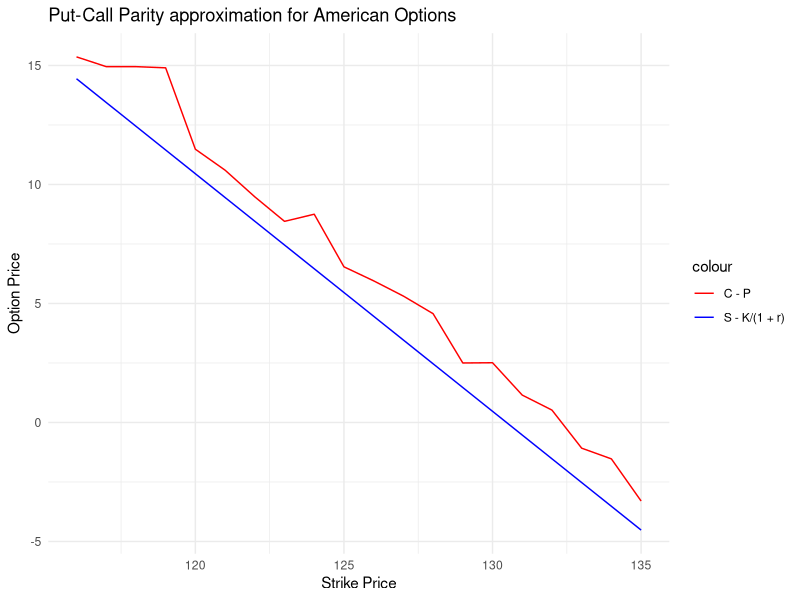
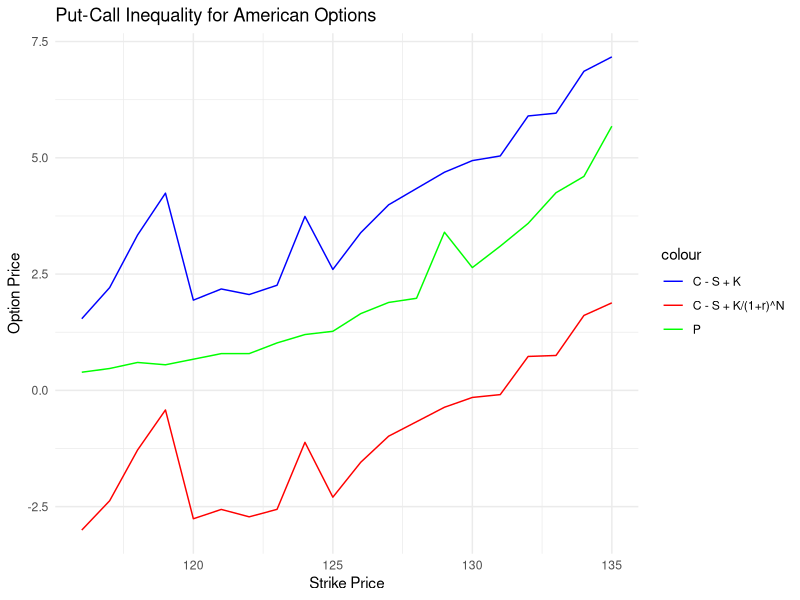
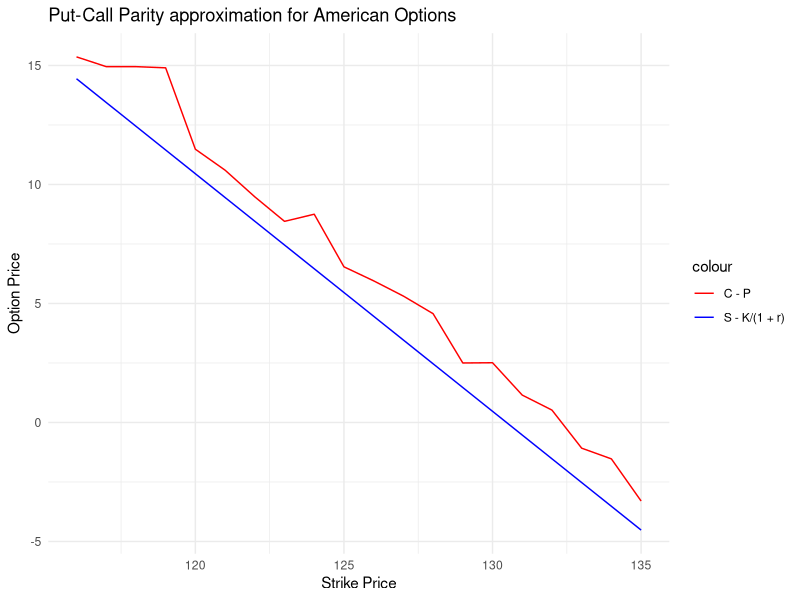
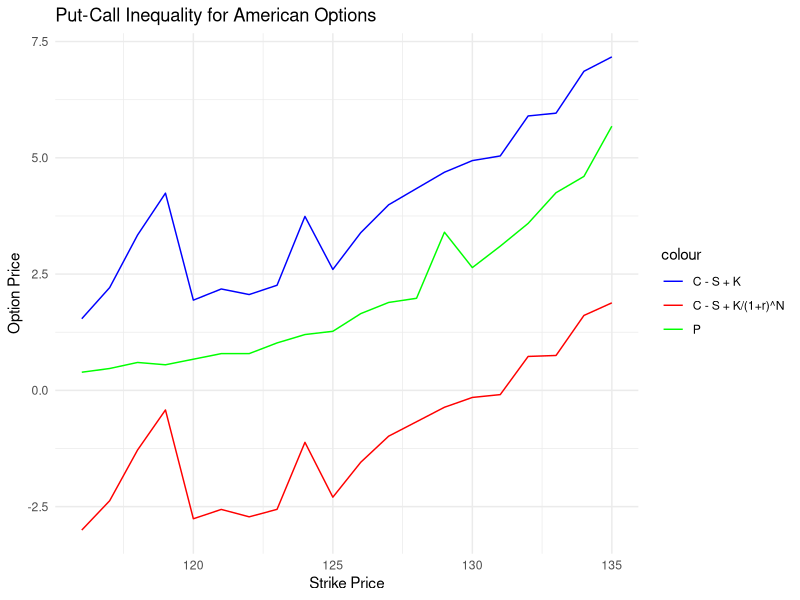

The R source for these figures, in order:
library(quantmod)
library(ggplot2)

# Put Call Parity
# Call - Put = StockPrice - Strike/(1 + riskFreeRate)
# Let's treat the American option data as if they were European options.

# Define the parameters
stock_price <- 130.21 # price on 2023-08-10
risk_free_rate <- 0.002

call_price <- read.csv("output/call.csv", header = TRUE)
put_price <- read.csv("output/put.csv", header = TRUE)

columns_to_keep <- names(call_price)[names(call_price) >= 'x116' & names(call_price) <= 'x136'] # the last value is not included
call_price <- t(call_price[1, columns_to_keep])
put_price <- t(put_price[1, columns_to_keep])

strike_prices <- data.frame(Strike_Price = as.vector(seq(116, 135, by = 1)))

# Calculate the right-hand side (RHS) of put-call parity
RHS <- stock_price - strike_prices / (1 + risk_free_rate)
LHS <- data.frame(Left_Side = as.vector(call_price - put_price))

put_call_parity <- ggplot(strike_prices, aes(x = Strike_Price)) +
                          geom_line(aes(y = LHS$Left_Side, color = "C - P")) +
                          geom_line(aes(y = RHS$Strike_Price, color = "S - K/(1 + r)")) +
                          labs(x = "Strike Price", y = "Option Price", title = "Put-Call Parity approximation for American Options") +
                          scale_color_manual(values = c("S - K/(1 + r)" = "blue",
                                                        "C - P" = "red")) +
                          theme_minimal()

print(put_call_parity)
ggsave("output/put_call_parity.png", plot = put_call_parity, width = 10, height = 6)

upper_bound <- data.frame(Upper_Value = as.vector(call_price - stock_price + strike_prices))
put <- data.frame(Put_Value = as.vector(put_price))
lower_bound <- data.frame(Lower_Value = as.vector(call_price - stock_price + strike_prices/(1 + risk_free_rate)^20))

put_call_inequality <- ggplot(strike_prices, aes(x = Strike_Price)) +
                              geom_line(aes(y = upper_bound$Strike_Price, color = "C - S + K")) +
                              geom_line(aes(y = put$Put_Value, color = "P")) +
                              geom_line(aes(y = lower_bound$Strike_Price, color = "C - S + K/(1+r)^N")) +
                              labs(x = "Strike Price", y = "Option Price", title = "Put-Call Inequality for American Options") +
                              scale_color_manual(values = c("C - S + K" = "blue",
                                                            "P" = "green",
                                                            "C - S + K/(1+r)^N" = "red")) +
                              theme_minimal()

print(put_call_inequality)
ggsave("output/put_call_inequality.png", plot = put_call_inequality, width = 10, height = 6)

